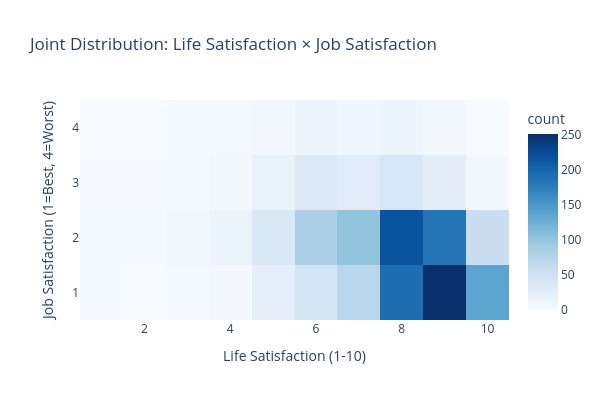

Notebook code cell kept with this figure:
### Code cell
# Visualize joint distribution
fig = px.density_heatmap(
    df_analysis, x='lifenow', y='satjob',
    title='Joint Distribution: Life Satisfaction × Job Satisfaction',
    labels={'lifenow': 'Life Satisfaction (1-10)', 'satjob': 'Job Satisfaction (1=Best, 4=Worst)'},
    color_continuous_scale='Blues'
)
fig.update_layout(height=400, width=600)
fig.show()

### Figure 1 — Plotly figure (JSON) as saved in the notebook; plotly's stock layout.template omitted (floating-point values rounded to 4 significant figures; data arrays with more than 128 entries replaced by an {"elided": "..."} marker saying what was removed)
{"data": [{"coloraxis": "coloraxis", "hovertemplate": "Life Satisfaction (1-10)=%{x}<br>Job Satisfaction (1=Best, 4=Worst)=%{y}<br>count=%{z}<extra></extra>", "name": "", "type": "histogram2d", "x": {"elided": "1648 float values"}, "xaxis": "x", "xbingroup": "x", "y": {"elided": "1648 float values"}, "yaxis": "y", "ybingroup": "y"}], "layout": {"coloraxis": {"colorbar": {"title": {"text": "count"}}, "colorscale": [[0, "rgb(247,251,255)"], [0.125, "rgb(222,235,247)"], [0.25, "rgb(198,219,239)"], [0.375, "rgb(158,202,225)"], [0.5, "rgb(107,174,214)"], [0.625, "rgb(66,146,198)"], [0.75, "rgb(33,113,181)"], [0.875, "rgb(8,81,156)"], [1, "rgb(8,48,107)"]]}, "height": 400, "legend": {"tracegroupgap": 0}, "title": {"text": "Joint Distribution: Life Satisfaction × Job Satisfaction"}, "width": 600, "xaxis": {"anchor": "y", "domain": [0, 1], "title": {"text": "Life Satisfaction (1-10)"}}, "yaxis": {"anchor": "x", "domain": [0, 1], "title": {"text": "Job Satisfaction (1=Best, 4=Worst)"}}}}
